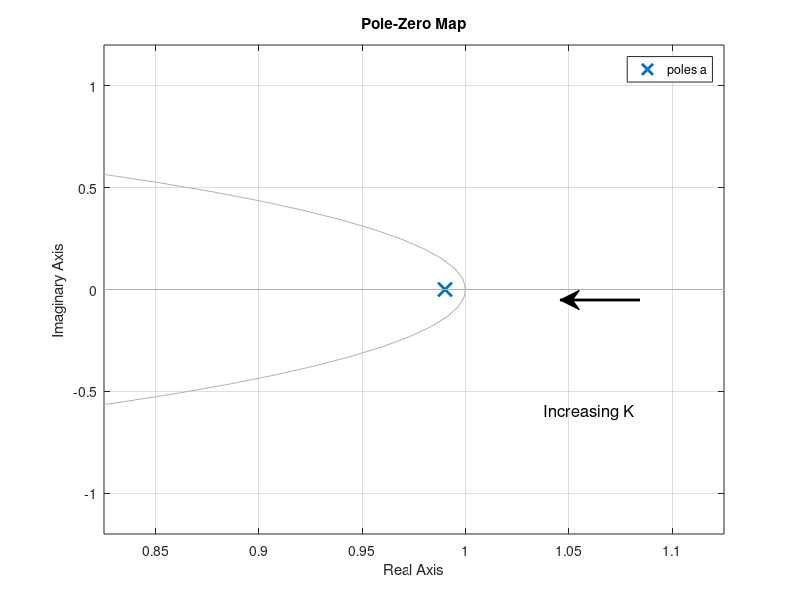

The MATLAB source for this figure: (Note: this script raises an error after producing the figure.)
%%
%% 
% This file consist of the calculations for questions 1B, 2D, 2E, 3A and 3B
% Other questions that needed calculations have a seperate file
clc;
clear all;
close all;
figures=true; % Figures for 1B,2D,2E and 3A
%%
%%%%%%%%%%%%%%%%%%%%%%%%%%%%%%%%%%%
%%%%%%%%%% Question 1B %%%%%%%%%%%%
%%%%%%%%%%%%%%%%%%%%%%%%%%%%%%%%%%%
Ts=0.01;
% Values such that system becomes unstable z = TsK+1 (pole must lie in unit circle)
k_up = (-1-1)/-Ts;
k_low = (1-1)/-Ts;
if figures == true
    figure(1)
    hold on
    x = [0.8 0.7];   % adjust length and location of arrow 
    y = [0.5 0.5];
    annotation('textarrow', x, y, 'FontSize', 13, 'Linewidth', 2)
    annotation('textbox', [0.68 0.3 0.7 0.27], 'EdgeColor', 'none', 'String', 'Increasing K', 'FontSize', 12, 'Linewidth', 2)
    K=k_low+1
    a=tf([-Ts],[1,K*Ts-1],Ts);
    hold on;
    pzmap(a)
    hm = findobj(gca, 'Type', 'Line');          % Handle To 'Line' Objects
    hm(2).MarkerSize = 25;                      % 3Zero5 Marker
    hm(3).MarkerSize = 25;                      % 3Pole5 Marker
    K= (k_up-k_low)/2 % between upper and lower
    b=tf([-Ts],[1,K*Ts-1],Ts);
    pzmap(b)
    hm = findobj(gca, 'Type', 'Line');          % Handle To 'Line' Objects
    hm(2).MarkerSize = 25;                      % 0Zero5 Marker
    hm(3).MarkerSize = 25;                      % 3Pole5 Marker
    K= (k_up)-1
    c=tf([-Ts],[1,K*Ts-1],Ts);
    pzmap(c)
    hm = findobj(gca, 'Type', 'Line');          % Handle To 'Line' Objects
    hm(2).MarkerSize = 25;                      % 3Zero2 Marker
    hm(3).MarkerSize = 25;                      % 3Pole5 Marker
    %quiver(p1(1),p1(2),dp(1),dp(2),0)
    hold off
end

k_values = [(k_low)+1:k_up-1];
poles_DT = -Ts*k_values+1;
poles_CT = -log(poles_DT)/Ts;

if figures==true 
    figure(2)
    plot(k_values,poles_CT,'LineWidth', 2, 'Color', 'k');
    grid on;
    xlabel('K values')
    ylabel('\omega [rad/s]')
end
%%
%%%%%%%%%%%%%%%%%%%%%%%%%%%%%%%%%%%
%%%%%%%%%% Question 2D %%%%%%%%%%%%
%%%%%%%%%%%%%%%%%%%%%%%%%%%%%%%%%%%
A = 1;
B = Ts;
C = -1;
D = 0;
Q_R = logspace(-6,6,1000);
R = 1;
Q = Q_R*R;

L_expression = -1*(Q_R+sqrt(Q_R.^2+4*Q_R))./(Q_R+sqrt(Q_R.^2+4*Q_R)+2);
L_LQE = zeros(1,length(Q_R));
for i = 1:length(Q_R)
    L_LQE(i) = dlqr(A',(A'*C'),Q(i),R)';
end
error_L = L_expression-L_LQE;

if figures==true 
    figure(3)
    subplot(1,2,1)
    semilogx(Q_R,L_expression,'LineWidth', 2, 'Color', 'k');
    hold on;
    semilogx(Q_R,L_LQE,'LineWidth', 2, 'Color', '[0.7, 0.7, 0.7]');
    grid on;
    xlabel('Q/R')
    ylabel('L')
    legend('L_{\infty}','L_{LQE}')
    hold off;
    subplot(1,2,2)
    semilogx(Q_R,error_L,'LineWidth', 2, 'Color', 'k');
    grid on;
    xlabel('Q/R')
    ylabel('Error = L_{\infty}- L_{LQE}')
end
%%
%%%%%%%%%%%%%%%%%%%%%%%%%%%%%%%%%%%
%%%%%%%%%% Question 2E %%%%%%%%%%%%
%%%%%%%%%%%%%%%%%%%%%%%%%%%%%%%%%%%
z_LQE = 1 -1*(Q_R+sqrt(Q_R.^2+4*Q_R))./(Q_R+sqrt(Q_R.^2+4*Q_R)+2); % discrete pole
s_LQE = -log(z_LQE)/Ts; % continuous pole
if figures == true
    figure(4)
    subplot(1,2,1)
    semilogx(Q_R,z_LQE,'LineWidth', 2, 'Color', 'k');
    xlabel('Q/R')
    ylabel('Closed-loop LQE pole in Discrete time')
    grid on;
    subplot(1,2,2)
    semilogx(Q_R,s_LQE,'LineWidth', 2, 'Color', 'k');
    xlabel('Q/R')
    ylabel('Closed-loop LQE pole in Continuous time')
    grid on;
end
%%
%%%%%%%%%%%%%%%%%%%%%%%%%%%%%%%%%%%
%%%%%%%%%% Question 3A %%%%%%%%%%%%
%%%%%%%%%%%%%%%%%%%%%%%%%%%%%%%%%%%
% Define the relative path to the CSV file
relativePath_distance_10cm = 'distance_10cm.csv';
relativePath_distance_15cm = 'distance_15cm.csv';
relativePath_distance_20cm = 'distance_20cm.csv';
relativePath_distance_25cm = 'distance_25cm.csv';

% Get the current working directory
currentDir = pwd;
currentDir_Assignment3_3A_Data = fullfile(currentDir,'Assignment3_3A_data');
% Construct the full file path by combining the current directory and the relative path
csvfile_10cm = fullfile(currentDir_Assignment3_3A_Data, relativePath_distance_10cm);
csvfile_15cm = fullfile(currentDir_Assignment3_3A_Data, relativePath_distance_15cm);
csvfile_20cm = fullfile(currentDir_Assignment3_3A_Data, relativePath_distance_20cm);
csvfile_25cm = fullfile(currentDir_Assignment3_3A_Data, relativePath_distance_25cm);
%csvfile = 'C:\Users\toonm\OneDrive\Documenten\KULeuven\2023-2024\Sem1\Systems and Control Theory\Control theory Assigment\Assignment 1\excitationSignal_pulseTrain.csv';
labels = strsplit(fileread(csvfile_10cm), '\n'); % Split file in lines
labels = strsplit(labels{:, 2}, ', '); % Split and fetch the labels (they are in line 2 of every reco
measurements_10cm = dlmread(csvfile_10cm, ',', 2, 0); % Data follows the labels
measurements_15cm = dlmread(csvfile_15cm, ',', 2, 0); % Data follows the labels
measurements_20cm = dlmread(csvfile_20cm, ',', 2, 0); % Data follows the labels
measurements_25cm = dlmread(csvfile_25cm, ',', 2, 0); % Data follows the labels

% 10cm
sensor_measurements_10cm = measurements_10cm(:,2).';
actual_distances_10cm = 0.1*ones(1,length(sensor_measurements_10cm));
covariance_matrix_10cm = cov(sensor_measurements_10cm, actual_distances_10cm);
covariance_10cm = covariance_matrix_10cm(1,1);
% 15cm
sensor_measurements_15cm = measurements_15cm(:,2).';
actual_distances_15cm = 0.1*ones(1,length(sensor_measurements_15cm));
covariance_matrix_15cm = cov(sensor_measurements_15cm, actual_distances_15cm);
covariance_15cm = covariance_matrix_15cm(1,1);
% 20cm
sensor_measurements_20cm = measurements_20cm(:,2).';
actual_distances_20cm = 0.1*ones(1,length(sensor_measurements_20cm));
covariance_matrix_20cm = cov(sensor_measurements_20cm, actual_distances_20cm);
covariance_20cm = covariance_matrix_20cm(1,1);
% 25cm
sensor_measurements_25cm = measurements_25cm(:,2).';
actual_distances_25cm = 0.1*ones(1,length(sensor_measurements_25cm));
covariance_matrix_25cm = cov(sensor_measurements_25cm, actual_distances_25cm);
covariance_25cm = covariance_matrix_25cm(1,1);

mean_covariance = (covariance_10cm+covariance_15cm+covariance_20cm+covariance_25cm)/4

K_estimation = dlqr(1,0.01,8*10^-6,8*10^-6)
%%
%%%%%%%%%%%%%%%%%%%%%%%%%%%%%%%%%%%
%%%%%%%%%% Question 3B %%%%%%%%%%%%
%%%%%%%%%%%%%%%%%%%%%%%%%%%%%%%%%%%
currentDir_Assignment3_3B_Data = fullfile(currentDir,'Assignment3_3B_data');
endtime = 3.5;    % this time becomes smaller because for higher values of K the time measured becomes smaller due to the instabillity of these values
time = linspace(0,endtime,endtime/0.01+1);
N = length(time);
%%%% 3B_k1 %%%%
csvfile_3B_k1 = fullfile(currentDir_Assignment3_3B_Data,'Assignment3_3b_k1.csv');
measurements_3B_k1 = dlmread(csvfile_3B_k1, ',', 2, 0); % Data follows the labels

referenceStep_k1 = measurements_3B_k1(:,2);
indexFirst_k1 = find(referenceStep_k1~=-0.1,1,"first")-50;
indexLast_k1 = indexFirst_k1+N-1;
referenceStep_k1 = referenceStep_k1(indexFirst_k1:indexLast_k1);
responseStep_k1 = -1*measurements_3B_k1(indexFirst_k1:indexLast_k1,3);  % measured = -x state ==> state x = - measured

voltageA_k1 = measurements_3B_k1(indexFirst_k1:indexLast_k1,4);
voltageB_k1 = measurements_3B_k1(indexFirst_k1:indexLast_k1,5);
%%%% 3B_k2 %%%%
csvfile_3B_k2 = fullfile(currentDir_Assignment3_3B_Data,'Assignment3_3b_k2.csv');
measurements_3B_k2 = dlmread(csvfile_3B_k2, ',', 2, 0); % Data follows the labels

referenceStep_k2 = measurements_3B_k2(:,2);
indexFirst_k2 = find(referenceStep_k2~=-0.1,1,"first")-50;
indexLast_k2 = indexFirst_k2+N-1;
referenceStep_k2 = referenceStep_k2(indexFirst_k2:indexLast_k2);
responseStep_k2 = -1*measurements_3B_k2(indexFirst_k2:indexLast_k2,3);  % measured = -x state ==> state x = - measured

voltageA_k2 = measurements_3B_k2(indexFirst_k2:indexLast_k2,4);
voltageB_k2 = measurements_3B_k2(indexFirst_k2:indexLast_k2,5);
%%%% 3B_k5 %%%%
csvfile_3B_k5 = fullfile(currentDir_Assignment3_3B_Data,'Assignment3_3b_k5.csv');
measurements_3B_k5 = dlmread(csvfile_3B_k5, ',', 2, 0); % Data follows the labels

referenceStep_k5 = measurements_3B_k5(:,2);
indexFirst_k5 = find(referenceStep_k5~=-0.1,1,"first")-50;
indexLast_k5 = indexFirst_k5+N-1;
referenceStep_k5 = referenceStep_k5(indexFirst_k5:indexLast_k5);
responseStep_k5 = -1*measurements_3B_k5(indexFirst_k5:indexLast_k5,3);  % measured = -x state ==> state x = - measured

voltageA_k5 = measurements_3B_k5(indexFirst_k5:indexLast_k5,4);
voltageB_k5 = measurements_3B_k5(indexFirst_k5:indexLast_k5,5);
%%%% 3B_k10 %%%%
csvfile_3B_k10 = fullfile(currentDir_Assignment3_3B_Data,'Assignment3_3b_k10.csv');
measurements_3B_k10 = dlmread(csvfile_3B_k10, ',', 2, 0); % Data follows the labels

referenceStep_k10 = measurements_3B_k10(:,2);
indexFirst_k10 = find(referenceStep_k10~=-0.1,1,"first")-50;
indexLast_k10 = indexFirst_k10+N-1;
referenceStep_k10 = referenceStep_k10(indexFirst_k10:indexLast_k10);
responseStep_k10 = -1*measurements_3B_k10(indexFirst_k10:indexLast_k10,3);  % measured = -x state ==> state x = - measured

voltageA_k10 = measurements_3B_k10(indexFirst_k10:indexLast_k10,4);
voltageB_k10 = measurements_3B_k10(indexFirst_k10:indexLast_k10,5);
%%%% 3B_k25 %%%%
csvfile_3B_k25 = fullfile(currentDir_Assignment3_3B_Data,'Assignment3_3b_k25.csv');
measurements_3B_k25 = dlmread(csvfile_3B_k25, ',', 2, 0); % Data follows the labels

referenceStep_k25 = measurements_3B_k25(:,2);
indexFirst_k25 = find(referenceStep_k25~=-0.1,1,"first")-50;
indexLast_k25 = indexFirst_k25+N-1;
referenceStep_k25 = referenceStep_k25(indexFirst_k25:indexLast_k25);
responseStep_k25 = -1*measurements_3B_k25(indexFirst_k25:indexLast_k25,3);  % measured = -x state ==> state x = - measured

voltageA_k25 = measurements_3B_k25(indexFirst_k25:indexLast_k25,4);
voltageB_k25 = measurements_3B_k25(indexFirst_k25:indexLast_k25,5);
%%%% 3B_k50 %%%%
csvfile_3B_k50 = fullfile(currentDir_Assignment3_3B_Data,'Assignment3_3b_k50.csv');
measurements_3B_k50 = dlmread(csvfile_3B_k50, ',', 2, 0); % Data follows the labels

referenceStep_k50 = measurements_3B_k50(:,2);
indexFirst_k50 = find(referenceStep_k50~=-0.1,1,"first")-50;
indexLast_k50 = indexFirst_k50+N-1;
referenceStep_k50 = referenceStep_k50(indexFirst_k50:indexLast_k50);
responseStep_k50 = -1*measurements_3B_k50(indexFirst_k50:indexLast_k50,3);  % measured = -x state ==> state x = - measured

voltageA_k50 = measurements_3B_k50(indexFirst_k50:indexLast_k50,4);
voltageB_k50 = measurements_3B_k50(indexFirst_k50:indexLast_k50,5);
%%%% 3B_k75 %%%%
csvfile_3B_k75 = fullfile(currentDir_Assignment3_3B_Data,'Assignment3_3b_k75.csv');
measurements_3B_k75 = dlmread(csvfile_3B_k75, ',', 2, 0); % Data follows the labels

referenceStep_k75 = measurements_3B_k75(:,2);
indexFirst_k75 = find(referenceStep_k75~=-0.1,1,"first")-50;
indexLast_k75 = indexFirst_k75+N-1;
referenceStep_k75 = referenceStep_k75(indexFirst_k75:indexLast_k75);
responseStep_k75 = -1*measurements_3B_k75(indexFirst_k75:indexLast_k75,3);  % measured = -x state ==> state x = - measured

voltageA_k75 = measurements_3B_k75(indexFirst_k75:indexLast_k75,4);
voltageB_k75 = measurements_3B_k75(indexFirst_k75:indexLast_k75,5);
%%%% 3B_k100 %%%%
csvfile_3B_k100 = fullfile(currentDir_Assignment3_3B_Data,'Assignment3_3b_k100.csv');
measurements_3B_k100 = dlmread(csvfile_3B_k100, ',', 2, 0); % Data follows the labels

referenceStep_k100 = measurements_3B_k100(:,2);
indexFirst_k100 = find(referenceStep_k100~=-0.1,1,"first")-50;
indexLast_k100 = indexFirst_k100+N-1;
referenceStep_k100 = referenceStep_k100(indexFirst_k100:indexLast_k100);
responseStep_k100 = -1*measurements_3B_k100(indexFirst_k100:indexLast_k100,3);  % measured = -x state ==> state x = - measured

voltageA_k100 = measurements_3B_k100(indexFirst_k100:indexLast_k100,4);
voltageB_k100 = measurements_3B_k100(indexFirst_k100:indexLast_k100,5);
%%%% 3B_k125 %%%%
csvfile_3B_k125 = fullfile(currentDir_Assignment3_3B_Data,'Assignment3_3b_k125.csv');
measurements_3B_k125 = dlmread(csvfile_3B_k125, ',', 2, 0); % Data follows the labels

referenceStep_k125 = measurements_3B_k125(:,2);
indexFirst_k125 = find(referenceStep_k125~=-0.1,1,"first")-50;
indexLast_k125 = indexFirst_k125+N-1;
referenceStep_k125 = referenceStep_k125(indexFirst_k125:indexLast_k125);
responseStep_k125 = -1*measurements_3B_k125(indexFirst_k125:indexLast_k125,3);  % measured = -x state ==> state x = - measured

voltageA_k125 = measurements_3B_k125(indexFirst_k125:indexLast_k125,4);
voltageB_k125 = measurements_3B_k125(indexFirst_k125:indexLast_k125,5);
%%%% 3B_k150 %%%%
csvfile_3B_k150 = fullfile(currentDir_Assignment3_3B_Data,'Assignment3_3b_k150.csv');
measurements_3B_k150 = dlmread(csvfile_3B_k150, ',', 2, 0); % Data follows the labels

referenceStep_k150 = measurements_3B_k150(:,2);
indexFirst_k150 = find(referenceStep_k150~=-0.1,1,"first")-50;
indexLast_k150 = indexFirst_k150+N-1;
referenceStep_k150 = referenceStep_k150(indexFirst_k150:indexLast_k150);
responseStep_k150 = -1*measurements_3B_k150(indexFirst_k150:indexLast_k150,3);  % measured = -x state ==> state x = - measured

voltageA_k150 = measurements_3B_k150(indexFirst_k150:indexLast_k150,4);
voltageB_k150 = measurements_3B_k150(indexFirst_k150:indexLast_k150,5);
%%%% 3B_k175 %%%%
csvfile_3B_k175 = fullfile(currentDir_Assignment3_3B_Data,'Assignment3_3b_k175.csv');
measurements_3B_k175 = dlmread(csvfile_3B_k175, ',', 2, 0); % Data follows the labels

referenceStep_k175 = measurements_3B_k175(:,2);
indexFirst_k175 = find(referenceStep_k175~=-0.1,1,"first")-50;
indexLast_k175 = indexFirst_k175+N-1;
referenceStep_k175 = referenceStep_k175(indexFirst_k175:indexLast_k175);
responseStep_k175 = -1*measurements_3B_k175(indexFirst_k175:indexLast_k175,3);  % measured = -x state ==> state x = - measured

voltageA_k175 = measurements_3B_k175(indexFirst_k175:indexLast_k175,4);
voltageB_k175 = measurements_3B_k175(indexFirst_k175:indexLast_k175,5);
%%%% 3B_k199 %%%%
csvfile_3B_k199 = fullfile(currentDir_Assignment3_3B_Data,'Assignment3_3b_k199.csv');
measurements_3B_k199 = dlmread(csvfile_3B_k199, ',', 2, 0); % Data follows the labels

referenceStep_k199 = measurements_3B_k199(:,2);
indexFirst_k199 = find(referenceStep_k199~=-0.1,1,"first")-50;
indexLast_k199 = indexFirst_k199+N-1;
referenceStep_k199 = referenceStep_k199(indexFirst_k199:indexLast_k199);
responseStep_k199 = -1*measurements_3B_k199(indexFirst_k199:indexLast_k199,3);  % measured = -x state ==> state x = - measured

voltageA_k199 = measurements_3B_k199(indexFirst_k199:indexLast_k199,4);
voltageB_k199 = measurements_3B_k199(indexFirst_k199:indexLast_k199,5);
%%%%%%%%%% plot results %%%%%%%%%%
figure(4) % all values for k
hold on;
plot(time,referenceStep_k1,'LineWidth',2,'Color','k')
plot(time,responseStep_k1,'LineWidth',2)
plot(time,responseStep_k2,'LineWidth',2)
plot(time,responseStep_k5,'LineWidth',2)
plot(time,responseStep_k10,'LineWidth',2)
plot(time,responseStep_k25,'LineWidth',2)
plot(time,responseStep_k50,'LineWidth',2)
plot(time,responseStep_k75,'LineWidth',2)
plot(time,responseStep_k100,'LineWidth',2,'Color', [0, 0.5, 0.5])
plot(time,responseStep_k125,'LineWidth',2,'Color','m')
plot(time,responseStep_k150,'LineWidth',2,'Color',[0.5, 0.5, 0.5])
plot(time,responseStep_k175,'LineWidth',2,'Color',[1, 0, 0])
plot(time,responseStep_k199,'LineWidth',2,'Color',[1,1,0])
legend('Step: 0.1m \rightarrow 0.25m','K=1','K=2','K=5','K=10','K=25','K=50','K=75','K=100','K=125','K=150','K=175','K=199','FontSize',10);
xlabel('Time [s]','FontSize',15)
ylabel('Position [m]','FontSize',15)
grid on;
hold off;

figure(5)  %selected values for K
hold on;
plot(time,referenceStep_k1,'LineWidth',2,'Color','k')
plot(time,responseStep_k1,'LineWidth',2)
plot(time,responseStep_k2,'LineWidth',2)
plot(time,responseStep_k25,'LineWidth',2)
plot(time,responseStep_k100,'LineWidth',2)
plot(time,responseStep_k125,'LineWidth',2)
plot(time,responseStep_k199,'LineWidth',2)
legend('Step: 0.1m \rightarrow 0.25m','K=1','K=2','K=25','K=100','K=125','K=199','FontSize',15);
xlabel('Time [s]','FontSize',15)
ylabel('Position [m]','FontSize',15)
grid on;
hold off;

figure(6) %selected values for K
subplot(1,2,1)
% motor A
hold on;
plot(time,voltageA_k1,'LineWidth',2)
plot(time,voltageA_k2,'LineWidth',2)
plot(time,voltageA_k25,'LineWidth',2)
plot(time,voltageA_k100,'LineWidth',2)
plot(time,voltageA_k125,'LineWidth',2)
plot(time,voltageA_k199,'LineWidth',2)
legend('K=1','K=2','K=25','K=100','K=125','K=199','FontSize',15);
xlabel('Time [s]','FontSize',15)
ylabel('Voltage motor A [V]','FontSize',15)
grid on;
hold off;
% motor B
subplot(1,2,2)
hold on;
plot(time,voltageB_k1,'LineWidth',2)
plot(time,voltageB_k2,'LineWidth',2)
plot(time,voltageB_k25,'LineWidth',2)
plot(time,voltageB_k100,'LineWidth',2)
plot(time,voltageB_k125,'LineWidth',2)
plot(time,voltageB_k199,'LineWidth',2)
legend('K=1','K=2','K=25','K=100','K=125','K=199','FontSize',15);
xlabel('Time [s]','FontSize',15)
ylabel('Voltage motor B [V]','FontSize',15)
grid on;
hold off;

figure(7)
hold on;
plot(time,voltageA_k1,'LineWidth',2)
plot(time,voltageA_k2,'LineWidth',2)
plot(time,voltageA_k25,'LineWidth',2)
plot(time,voltageA_k100,'LineWidth',2)
plot(time,voltageA_k125,'LineWidth',2)
plot(time,voltageA_k199,'LineWidth',2)
legend('K=1','K=2','K=25','K=100','K=125','K=199','FontSize',15);
xlabel('Time [s]','FontSize',15)
ylabel('Voltage motor A [V]','FontSize',15)
grid on;
hold off;

figure(8)
hold on;
plot(time,voltageA_k1,'LineWidth',2)
plot(time,voltageA_k2,'LineWidth',2)
plot(time,voltageA_k5,'LineWidth',2)
plot(time,voltageA_k10,'LineWidth',2)
plot(time,voltageA_k25,'LineWidth',2)
legend('K=1','K=2','K=5','K=10','K=25','FontSize',15);
xlabel('Time [s]','FontSize',15)
ylabel('Voltage motor A [V]','FontSize',15)
grid on;
hold off;
